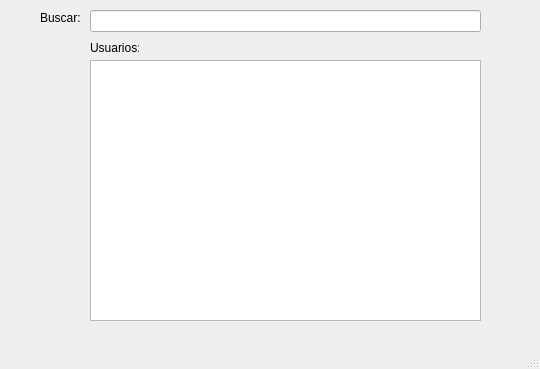
<?xml version="1.0" encoding="UTF-8"?>
<ui version="4.0">
 <class>SearchUser</class>
 <widget class="QMainWindow" name="SearchUser">
  <property name="geometry">
   <rect>
    <x>0</x>
    <y>0</y>
    <width>540</width>
    <height>369</height>
   </rect>
  </property>
  <property name="windowTitle">
   <string>Búsqueda de usuario</string>
  </property>
  <widget class="QWidget" name="centralwidget">
   <widget class="QLineEdit" name="line_edit_search">
    <property name="geometry">
     <rect>
      <x>90</x>
      <y>10</y>
      <width>391</width>
      <height>22</height>
     </rect>
    </property>
   </widget>
   <widget class="QLabel" name="label">
    <property name="geometry">
     <rect>
      <x>40</x>
      <y>10</y>
      <width>49</width>
      <height>16</height>
     </rect>
    </property>
    <property name="text">
     <string>Buscar: </string>
    </property>
   </widget>
   <widget class="QLabel" name="label_2">
    <property name="geometry">
     <rect>
      <x>90</x>
      <y>40</y>
      <width>49</width>
      <height>16</height>
     </rect>
    </property>
    <property name="text">
     <string>Usuarios:</string>
    </property>
   </widget>
   <widget class="QListWidget" name="list_widget_users">
    <property name="geometry">
     <rect>
      <x>90</x>
      <y>60</y>
      <width>391</width>
      <height>261</height>
     </rect>
    </property>
   </widget>
   <widget class="QTableWidget" name="table_widget_users">
    <property name="geometry">
     <rect>
      <x>90</x>
      <y>60</y>
      <width>391</width>
      <height>261</height>
     </rect>
    </property>
   </widget>
  </widget>
  <widget class="QMenuBar" name="menubar">
   <property name="geometry">
    <rect>
     <x>0</x>
     <y>0</y>
     <width>540</width>
     <height>22</height>
    </rect>
   </property>
  </widget>
  <widget class="QStatusBar" name="statusbar"/>
 </widget>
 <resources/>
 <connections/>
</ui>
